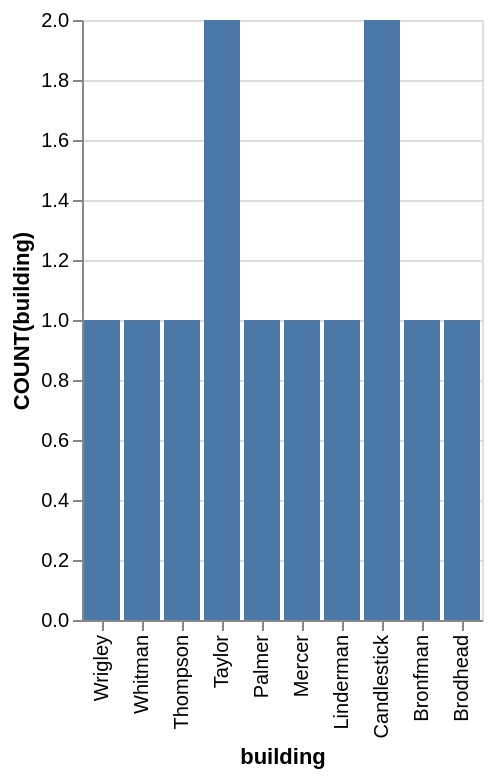

Source (Vega-Lite JSON):
### Vega-Lite specification from a JSON file in a GitHub repository (floating-point values rounded to 4 significant figures)
{"data": {"values": [{"x_data": "Wrigley", "y_data": 1}, {"x_data": "Whitman", "y_data": 1}, {"x_data": "Thompson", "y_data": 1}, {"x_data": "Taylor", "y_data": 2}, {"x_data": "Palmer", "y_data": 1}, {"x_data": "Mercer", "y_data": 1}, {"x_data": "Linderman", "y_data": 1}, {"x_data": "Candlestick", "y_data": 2}, {"x_data": "Bronfman", "y_data": 1}, {"x_data": "Brodhead", "y_data": 1}]}, "mark": "bar", "encoding": {"x": {"field": "x_data", "type": "nominal", "title": "building", "sort": "descending"}, "y": {"field": "y_data", "type": "quantitative", "title": "COUNT(building)"}}}
